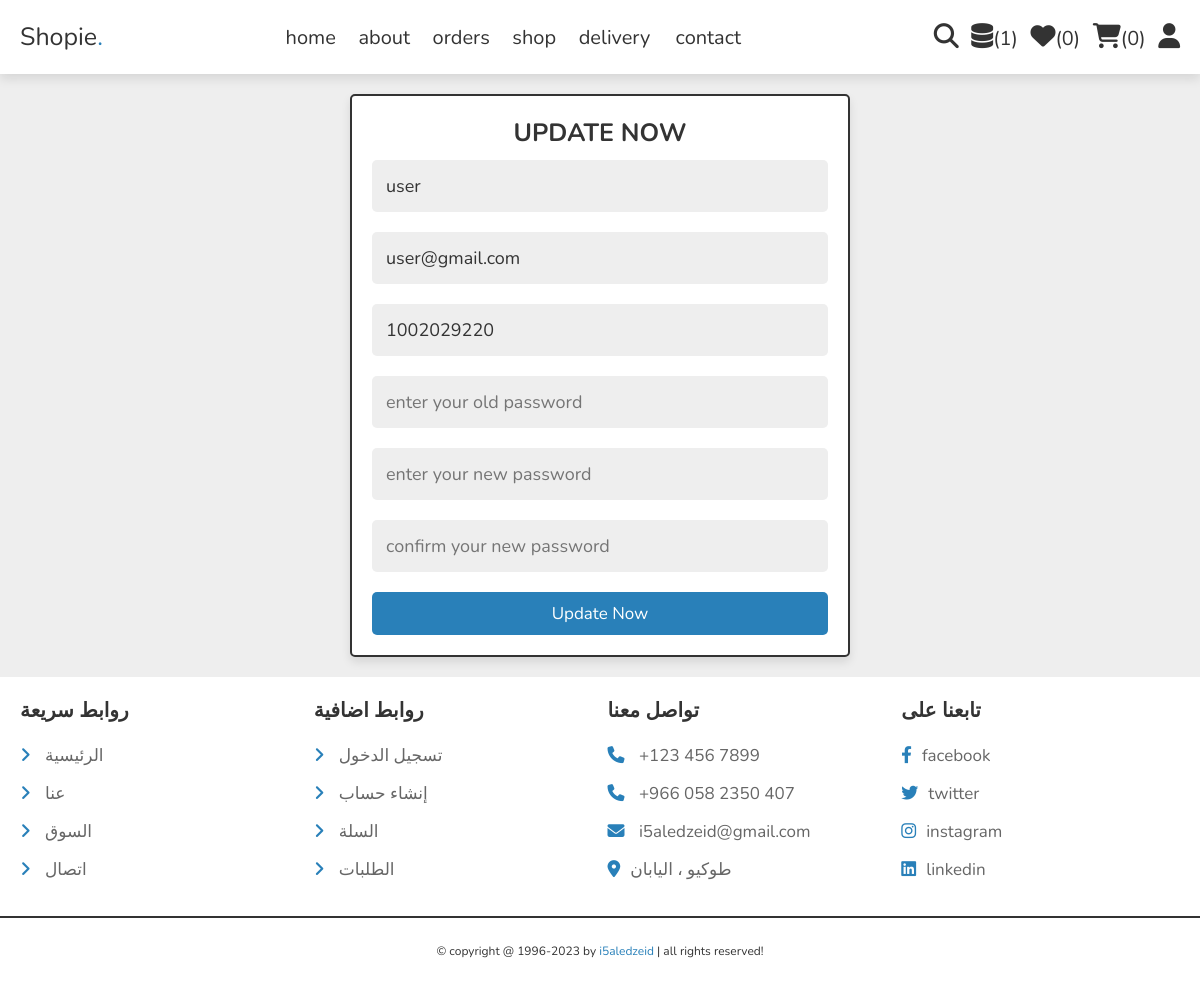
The page /update_user.php (signed in) on the database its author committed.
### tables this page shows
CREATE TABLE `users` (
  `id` int(100) NOT NULL,
  `name` varchar(20) NOT NULL,
  `email` varchar(50) NOT NULL,
  `phone` varchar(10) NOT NULL,
  `password` varchar(50) NOT NULL
);

### update_user.php (the view, shortened to what this page needs)
<?php
include 'components/connect.php';
?>
<!DOCTYPE html>
<html lang="en">
<head>
   <link rel="stylesheet" href="https://cdnjs.cloudflare.com/ajax/libs/font-awesome/6.1.1/css/all.min.css">
   <link rel="stylesheet" href="css/home-style.css">
</head>
<body>
<?php include 'components/user_header.php'; ?>
<section class="form-container">
   <form action="" method="post">
      <h3>update now</h3>
      <input type="text" name="name" required placeholder="enter your username" maxlength="20"  class="box" value="<?= $fetch_profile["name"]; ?>">
      <input type="email" name="email" required placeholder="enter your email" maxlength="50"  class="box" oninput="this.value = this.value.replace(/\s/g, '')" value="<?= $fetch_profile["email"]; ?>">
      <input type="tel" name="phone" required placeholder="enter your phone" maxlength="10"  class="box" oninput="this.value = this.value.replace(/\s/g, '')" value="<?= $fetch_profile["phone"]; ?>">
      <input type="password" name="old_pass" placeholder="enter your old password" maxlength="20"  class="box" oninput="this.value = this.value.replace(/\s/g, '')">
      <input type="password" name="new_pass" placeholder="enter your new password" maxlength="20"  class="box" oninput="this.value = this.value.replace(/\s/g, '')">
      <input type="password" name="cpass" placeholder="confirm your new password" maxlength="20"  class="box" oninput="this.value = this.value.replace(/\s/g, '')">
      <input type="submit" value="update now" class="btn" name="submit">
   </form>
</section>
<?php include 'components/footer.php'; ?>
</body>
</html>

### css/home-style.css (style rules this page uses)
:root { --main-color:#2980b9; --orange:#f39c12; --red:#e74c3c; --black:#333; --white:#fff; --light-color:#666; --light-bg:#eee; --border:.2rem solid var(--black); --box-shadow:0 .5rem 1rem rgba(0,0,0,.1); }
* { font-family: 'Nunito', sans-serif; margin:0; padding:0; box-sizing: border-box; outline: none; border:none; text-decoration: none; }
html { font-size: 62.5%; overflow-x: hidden; }
body { background-color: var(--light-bg); }
section { padding:2rem; max-width: 1200px; margin:0 auto; }
.btn, .delete-btn, .option-btn { display: block; width: 100%; margin-top: 1rem; border-radius: .5rem; padding:1rem 3rem; font-size: 1.7rem; text-transform: capitalize; color:var(--white); cursor: pointer; text-align: center; }
.btn { background-color: var(--main-color); }
.form-container form { background-color: var(--white); padding:2rem; border-radius: .5rem; border:var(--border); box-shadow: var(--box-shadow); text-align: center; margin:0 auto; max-width: 50rem; }
.form-container form h3 { font-size: 2.5rem; text-transform: uppercase; color:var(--black); }
.form-container form .box { margin:1rem 0; background-color: var(--light-bg); padding:1.4rem; font-size: 1.8rem; color:var(--black); width: 100%; border-radius: .5rem; }

### rows shown on the page
users: name "user", email "user@gmail.com", phone "1002029220"

### other values the page prints
$total_reservation_counts "1"
$total_wishlist_counts "0"
$total_cart_counts "0"
